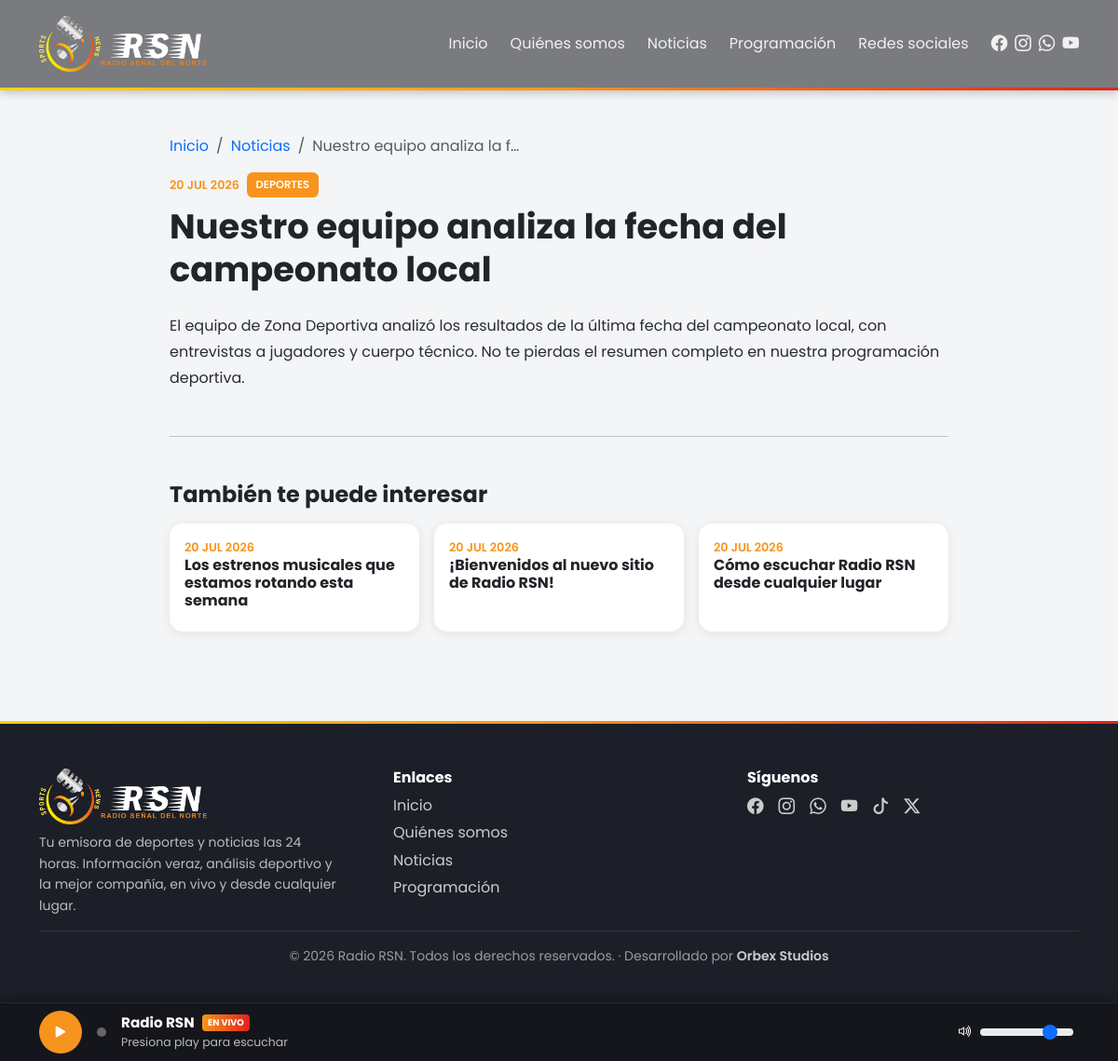
The app's page /noticia.php?slug=equipo-analiza-fecha-campeonato-local with its own data.
### tables this page shows
CREATE TABLE IF NOT EXISTS noticias (
  id INT AUTO_INCREMENT PRIMARY KEY,
  titulo VARCHAR(255) NOT NULL,
  slug VARCHAR(255) NOT NULL UNIQUE,
  resumen TEXT,
  contenido LONGTEXT NOT NULL,
  imagen VARCHAR(255) DEFAULT NULL,
  categoria_id INT DEFAULT NULL,
  publicado TINYINT(1) NOT NULL DEFAULT 1,
  creado_en TIMESTAMP DEFAULT CURRENT_TIMESTAMP,
  actualizado_en TIMESTAMP DEFAULT CURRENT_TIMESTAMP ON UPDATE CURRENT_TIMESTAMP,
  CONSTRAINT fk_noticias_categoria FOREIGN KEY (categoria_id) REFERENCES categorias(id) ON DELETE SET NULL,
  INDEX idx_categoria (categoria_id)
);

CREATE TABLE IF NOT EXISTS categorias (
  id INT AUTO_INCREMENT PRIMARY KEY,
  nombre VARCHAR(80) NOT NULL,
  slug VARCHAR(80) NOT NULL UNIQUE,
  color VARCHAR(7) NOT NULL DEFAULT '#f7941d',  
  creado_en TIMESTAMP DEFAULT CURRENT_TIMESTAMP
);

### noticia.php (the view, shortened to what this page needs)
<?php
require_once __DIR__ . '/includes/functions.php';
$slug = isset($_GET['slug']) ? trim($_GET['slug']) : '';
$noticia = $slug !== '' ? getNoticiaPorSlug($slug) : null;
if (!$noticia) {
    http_response_code(404);
    $pageTitle = 'Noticia no encontrada - ' . SITE_NAME;
    ob_start();
    ?>
    <section class="container py-4 py-md-5 text-center">
      <h1 class="section-title d-inline-block">Noticia no encontrada</h1>
      <p class="text-muted">La noticia que buscas no existe o fue eliminada.</p>
      <a href="noticias.php" class="btn btn-outline-dark" data-ajax-link>Volver a noticias</a>
    </section>
    <?php
    $content = ob_get_clean();
} else {
    $relacionadas = array_filter(getNoticias(4), function ($n) use ($noticia) {
        return $n['id'] != $noticia['id'];
    });
    $relacionadas = array_slice($relacionadas, 0, 3);
    ?>
    <article class="container py-4 py-md-5" style="max-width: 860px;">
      <nav aria-label="breadcrumb">
        <ol class="breadcrumb small">
          <li class="breadcrumb-item"><a href="index.php" data-ajax-link>Inicio</a></li>
          <li class="breadcrumb-item"><a href="noticias.php" data-ajax-link>Noticias</a></li>
          <li class="breadcrumb-item active text-truncate" style="max-width:250px;"><?= h($noticia['titulo']) ?></li>
        </ol>
      </nav>
      <div class="d-flex align-items-center gap-2 mb-2">
        <span class="news-date"><?= fechaLegible($noticia['creado_en']) ?></span>
        <?php if (!empty($noticia['categoria_nombre'])): ?>
          <a href="noticias.php?categoria=<?= urlencode($noticia['categoria_slug']) ?>" class="news-cat-badge-inline" style="background:<?= h($noticia['categoria_color']) ?>" data-ajax-link><?= h($noticia['categoria_nombre']) ?></a>
        <?php endif; ?>
      </div>
      <h1 class="article-title fw-bold mb-4"><?= h($noticia['titulo']) ?></h1>
      <div class="news-body fs-6 fs-md-5">
        <?= contenidoComoHtml($noticia['contenido']) ?>
      </div>
      <hr class="my-5">
      <?php if (!empty($relacionadas)): ?>
        <h4 class="fw-bold mb-3">También te puede interesar</h4>
        <div class="row g-3">
          <?php foreach ($relacionadas as $r): ?>
            <div class="col-md-4">
              <a href="noticia.php?slug=<?= urlencode($r['slug']) ?>" class="text-decoration-none text-dark" data-ajax-link>
                <div class="card news-card">
                  <div class="card-body">
                    <div class="news-date"><?= fechaLegible($r['creado_en']) ?></div>
                    <h6 class="card-title"><?= h($r['titulo']) ?></h6>
                  </div>
                </div>
              </a>
            </div>
          <?php endforeach; ?>
        </div>
      <?php endif; ?>
    </article>
    <?php
    $content = ob_get_clean();
}
include __DIR__ . '/includes/header.php';
echo $content;
include __DIR__ . '/includes/footer.php';

### includes/functions.php (shortened to what this page needs)
<?php
function h($str): string
{
    return htmlspecialchars((string)$str, ENT_QUOTES, 'UTF-8');
}
function contenidoComoHtml(string $contenido): string
{
    if (strpos($contenido, '<') === false) {
        $parrafos = preg_split('/\n{2,}/', trim($contenido));
        $html = '';
        foreach ($parrafos as $parrafo) {
            $html .= '<p>' . nl2br(h(trim($parrafo))) . '</p>';
        }
        return $html;
    }
    return $contenido;
}
function getNoticias(?int $limite = null, bool $soloPublicadas = true, ?string $categoriaSlug = null): array
{
    $pdo = getPDO();
    $sql = 'SELECT n.*, c.nombre AS categoria_nombre, c.slug AS categoria_slug, c.color AS categoria_color
            FROM noticias n
            LEFT JOIN categorias c ON c.id = n.categoria_id';
    $condiciones = [];
    $parametros = [];
    if ($soloPublicadas) {
        $condiciones[] = 'n.publicado = 1';
    }
    if ($condiciones) {
        $sql .= ' WHERE ' . implode(' AND ', $condiciones);
    }
    $sql .= ' ORDER BY n.creado_en DESC';
    if ($limite !== null) {
        $sql .= ' LIMIT ' . (int)$limite;
    }
    $stmt = $pdo->prepare($sql);
    $stmt->execute($parametros);
    return $stmt->fetchAll();
}
function getNoticiaPorSlug(string $slug): ?array
{
    $pdo = getPDO();
    $stmt = $pdo->prepare('SELECT n.*, c.nombre AS categoria_nombre, c.slug AS categoria_slug, c.color AS categoria_color
                            FROM noticias n
                            LEFT JOIN categorias c ON c.id = n.categoria_id
                            WHERE n.slug = ? AND n.publicado = 1');
    $stmt->execute([$slug]);
    $row = $stmt->fetch();
    return $row ?: null;
}
function fechaLegible(string $fechaMysql): string
{
    $meses = [1=>'ene','feb','mar','abr','may','jun','jul','ago','sep','oct','nov','dic'];
    $ts = strtotime($fechaMysql);
    return date('d', $ts) . ' ' . $meses[(int)date('n', $ts)] . ' ' . date('Y', $ts);
}

### assets/css/style.css (style rules this page uses)
:root { --brand: #f7941d; --brand-dark: #d1450f; --brand-yellow: #ffd400; --brand-red: #e2231a; --dark-bg: #14161c; --dark-bg-2: #1c1f27; }
html { scroll-behavior: smooth; }
body { font-family: 'Poppins', 'Segoe UI', Roboto, Arial, sans-serif; background: #f4f5f7; overflow-x: hidden; }
a { text-decoration: none; }
.news-card { border: none; border-radius: .9rem; overflow: hidden; box-shadow: 0 2px 12px rgba(0,0,0,.08); transition: transform .25s ease, box-shadow .25s ease; height: 100%; position: relative; }
.news-card .card-title { font-weight: 700; }
.news-date { color: var(--brand); font-weight: 600; font-size: .8rem; text-transform: uppercase; }
.news-cat-badge-inline { display: inline-block; color: #fff; font-weight: 600; font-size: .72rem; text-transform: uppercase; padding: .3rem .6rem; border-radius: .4rem; transition: opacity .2s ease; }
.article-title { font-size: clamp(1.5rem, 4vw, 2.3rem); line-height: 1.25; }
.news-body { line-height: 1.75; color: #2a2c33; }
.news-body p { margin-bottom: 1.15rem; }

### records on screen
noticias: titulo "Nuestro equipo analiza la f…", creado_en "20 JUL 2026", titulo "Nuestro equipo analiza la fecha del campeonato local", contenido "El equipo de Zona Deportiva analizó los resultados de la última fecha del campeonato local, con entrevistas a jugadores y cuerpo técnico. No te pierdas el resumen completo en nuestra programación deportiva."
categorias: nombre "DEPORTES"
noticias: creado_en "20 JUL 2026", titulo "Los estrenos musicales que estamos rotando esta semana"
noticias: creado_en "20 JUL 2026", titulo "¡Bienvenidos al nuevo sitio de Radio RSN!"
noticias: creado_en "20 JUL 2026", titulo "Cómo escuchar Radio RSN desde cualquier lugar"

### other values on screen
SITE_DESCRIPCION_FOOTER "Tu emisora de deportes y noticias las 24 horas. Información veraz, análisis deportivo y la mejor compañía, en vivo y desde cualquier lugar."
SITE_NAME "Radio RSN"
